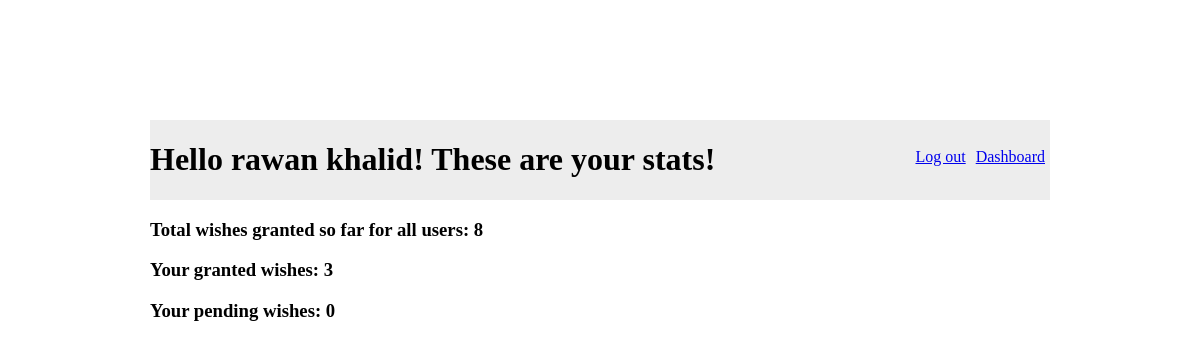
Page /wishes/stats (signed in) on the committed database.
### exam/models.py (models this page shows)
class User(models.Model):
    first_name = models.CharField(max_length=45)
    last_name = models.CharField(max_length=45)
    email = models.CharField(max_length=45)
    password = models.CharField(max_length=100)
    objects = UserManager()
    created_at = models.DateTimeField(auto_now_add=True)
    updated_at = models.DateTimeField(auto_now=True)

class Wish(models.Model):
    Item = models.CharField(max_length=45)
    description = models.TextField()
    granted_date = models.DateField(default=datetime.now())
    granted = models.BooleanField(default=False)
    wisher = models.ForeignKey(User, related_name="wishes", on_delete=models.CASCADE)
    liked_by = models.ManyToManyField(User, related_name="liked_wishes")
    objects = WishManager()
    created_at = models.DateTimeField(auto_now_add=True)
    updated_at = models.DateTimeField(auto_now=True)

### exam/views.py (the view)
# urls.py: path('wishes/stats', views.stats_wish),
def stats_wish(request):
    if 'uid' not in request.session:
        return redirect("/")
    user = User.objects.get(id=request.session['uid'])
    context = {
        "user": User.objects.get(id=request.session['uid']),
        "wishes": Wish.objects.all(),
        "g_wishes": Wish.objects.filter(granted=True),
        "user_g": user.wishes.filter(granted=True),
        "user_p": user.wishes.filter(granted=False),
    }
    return render(request,"stats_wish.html",context)

### exam/templates/stats_wish.html (shortened to what this page needs)
<!DOCTYPE html>
<html lang="en">
<head>
    {% load static %}
    <link rel="stylesheet" href="{% static 'style.css' %}">
</head>
<body>
    <div id="header">
        <h1 id="welcome"> Hello {{user.first_name}} {{user.last_name}}! These are your stats!</h1>
        <a href="/wishes" id="logout"> Dashboard</a>
        <a href="/destroy" id="logout"> Log out</a>
    </div>
    <h3>Total wishes granted so far for all users: {{g_wishes|length}}</h3>
    <h3>Your granted wishes: {{user_g.all|length}}</h3>
    <h3>Your pending wishes: {{user_p.all|length}}</h3>
</body>
</html>

### exam/static/style.css (style rules this page uses)
* { padding: 0; box-sizing: border-box; }
body { width: 900px; margin: 10% auto 10% auto; }
h1 { text-align: center; }
#header { width: 900px; background-color: rgb(237, 237, 237); }
#welcome { text-align: left; display: inline-block; }
#logout { margin: 28px 5px 0 5px; float: right; }

### rows in the picture
User: first_name "rawan", last_name "khalid"
Wish: all|length "3"

### other values in the picture
{{ g_wishes|length }} "8"
{{ user_p.all|length }} "0"
